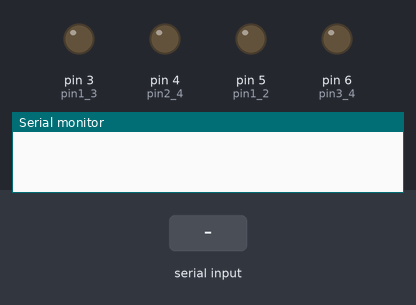
Recording of a sketch running on a simulated Arduino Uno, built with avr-gcc and run on an emulated ATmega328P. Shown: output pins drawn as LEDs (lit = HIGH), the last lines printed to the serial monitor. Inputs (shaded band) come from the test bench.

Above: at 1.2 s.
1.3 s: "1" received over Serial
At 2.1 s:
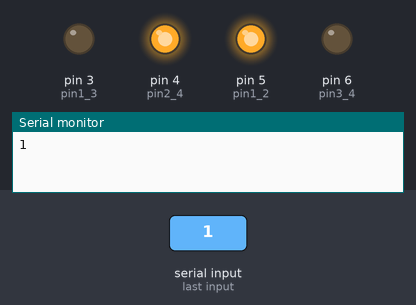
3.8 s: "2" received over Serial
At 4.6 s:
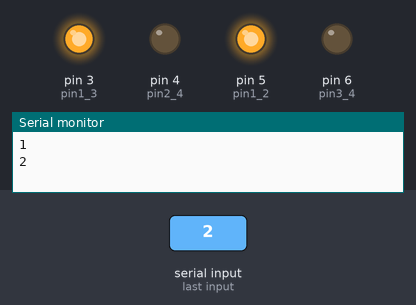
6.3 s: "3" received over Serial
At 7.1 s:
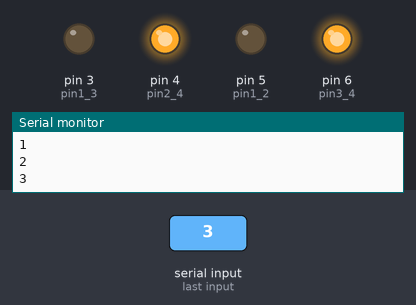
8.8 s: "4" received over Serial
At 9.6 s:
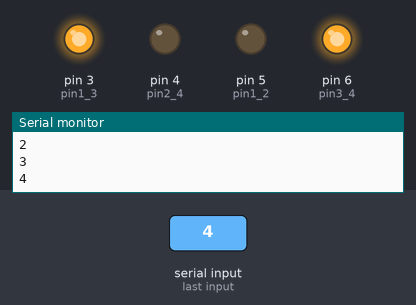
Timing chart, 0 to 11.8 s (numbered marks = the images above; inputs shaded):
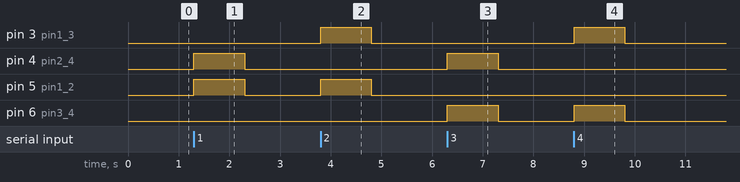

Measured:
- after the input at 1.3 s, pin 4 (pin2_4), pin 5 (pin1_2): LOW → HIGH at once, → LOW 1.0 s later
- after the input at 3.8 s, pin 3 (pin1_3), pin 5 (pin1_2): LOW → HIGH at once, → LOW 1.0 s later
- after the input at 6.3 s, pin 4 (pin2_4), pin 6 (pin3_4): LOW → HIGH at once, → LOW 1.0 s later
- after the input at 8.8 s, pin 3 (pin1_3), pin 6 (pin3_4): LOW → HIGH at once, → LOW 1.0 s later

The sketch:

Leds.ino
```cpp
#define pin1_2 5 //Out
#define pin3_4 6 //Out
#define pin1_3 3 //In
#define pin2_4 4 //In

void setup() {

  Serial.begin(9600);

  pinMode(pin1_2, OUTPUT);
  pinMode(pin3_4, OUTPUT);

  pinMode(pin1_3, OUTPUT);
  pinMode(pin2_4, OUTPUT);
}

int val[8][4] = {{1,0,0,1},
        {1,0,1,0},
        {0,1,0,1},
        {0,1,1,0},
        {1,0,0,0},
        {0,1,0,0},
        {1,1,0,1},
        {1,1,1,0},};

// void ledsLight(led){
//   for (i = 0; i < 8; i++){
//     for (j = 0; j < 4; j++){

//     }
//   }
// }

void loop() {

  digitalWrite(pin1_2, LOW);
  digitalWrite(pin3_4, LOW);
  digitalWrite(pin1_3, LOW);
  digitalWrite(pin2_4, LOW);


  if (Serial.available() > 0){
    char c = Serial.read();
    Serial.println(c);

    if (c == '0'){
      digitalWrite(pin1_2, LOW);
      digitalWrite(pin3_4, LOW);
      digitalWrite(pin1_3, LOW);
      digitalWrite(pin2_4, LOW);
      delay(1000);

    }
    else if (c == '1'){
      digitalWrite(pin1_2, HIGH);
      digitalWrite(pin3_4, LOW);
      digitalWrite(pin1_3, LOW);
      digitalWrite(pin2_4, HIGH);
      delay(1000);

    }
    else if (c == '2'){
      digitalWrite(pin1_2, HIGH);
      digitalWrite(pin3_4, LOW);
      digitalWrite(pin1_3, HIGH);
      digitalWrite(pin2_4, LOW);
      delay(1000);

    }
    else if (c == '3'){
      digitalWrite(pin1_2, LOW);
      digitalWrite(pin3_4, HIGH);
      digitalWrite(pin1_3, LOW);
      digitalWrite(pin2_4, HIGH);
      delay(1000);

    }
    else if (c == '4'){
      digitalWrite(pin1_2, LOW);
      digitalWrite(pin3_4, HIGH);
      digitalWrite(pin1_3, HIGH);
      digitalWrite(pin2_4, LOW);
      delay(1000);

    }
    else if (c == '12' or c == '21'){
      digitalWrite(pin1_2, HIGH);
      digitalWrite(pin3_4, LOW);
      digitalWrite(pin1_3, LOW);
      digitalWrite(pin2_4, LOW);
      delay(1000);
    }
    else if (c == '34' or c == '43'){
      digitalWrite(pin1_2, LOW);
      digitalWrite(pin3_4, HIGH);
      digitalWrite(pin1_3, LOW);
      digitalWrite(pin2_4, LOW);
      delay(1000);
    }
    else if (c == '13' or c == '31'){
      digitalWrite(pin1_2, HIGH);
      digitalWrite(pin3_4, HIGH);
      digitalWrite(pin1_3, LOW);
      digitalWrite(pin2_4, HIGH);
      delay(1000);

    }
    else if (c == '24' or c == '42'){
      digitalWrite(pin1_2, HIGH);
      digitalWrite(pin3_4, HIGH);
      digitalWrite(pin1_3, HIGH);
      digitalWrite(pin2_4, LOW);
      delay(1000);

    }
  }

  // for (i = 0; i < 4; i++){
  //   if (val[i] == 1 and i == 0)
  //     digitalWrite(pin1_2, HIGH);
  //   else

  // }


}
```
